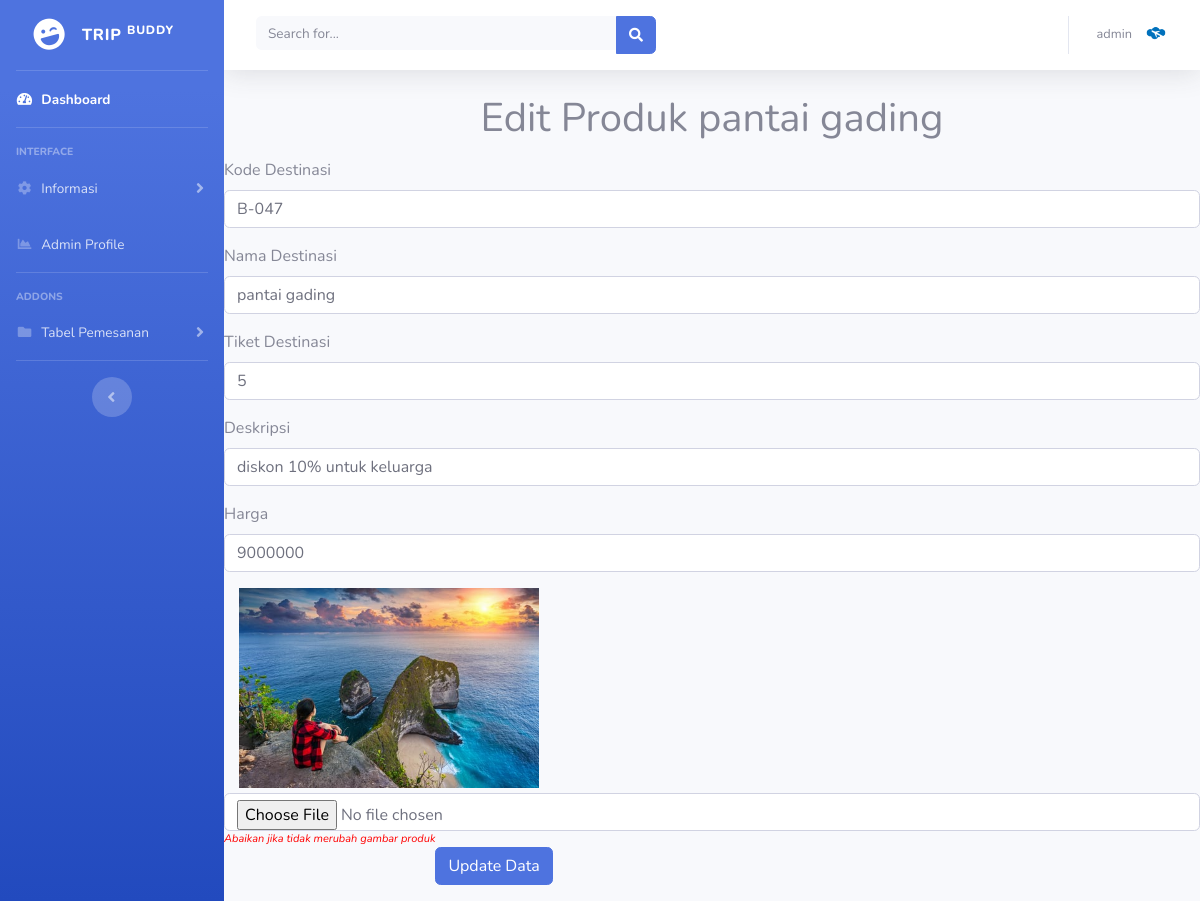
The page /admin1/edit_destinasi.php?id_destinasi=10 (signed in) on the database its author committed.
### tables this page shows
CREATE TABLE `tbl_destinasi` (
  `id_destinasi` int(11) NOT NULL,
  `kode_destinasi` varchar(25) NOT NULL,
  `nama_destinasi` varchar(255) NOT NULL,
  `id_penginapan` int(11) NOT NULL,
  `deskripsi` text NOT NULL,
  `sisa_destinasi` int(30) NOT NULL,
  `harga` int(11) NOT NULL,
  `gambar_produk` varchar(255) NOT NULL
);

### admin1/edit_destinasi.php (the view, shortened to what this page needs)
<?php
include('includes/header.php');
include('includes/navbar.php');
include('../database/koneksi.php');
  if (isset($_GET['id_destinasi'])) {
    $id_destinasi = ($_GET["id_destinasi"]);
    $query = "SELECT * FROM tbl_destinasi WHERE id_destinasi='$id_destinasi'";
    $result = mysqli_query($konek, $query);
    $data = mysqli_fetch_assoc($result);
  } else {
    echo "<script>alert('Masukkan data id.');window.location='admindestinasi';</script>";
  }
?>
<center>
    <h1>Edit Produk <?php echo $data['nama_destinasi']; ?></h1>
</center>
<form action="proses_editdestinasi.php" method="POST" enctype="multipart/form-data">
    <div class="form-group">
        <label>Kode Destinasi</label>
        <input type="text" name="kode_destinasi" class="form-control" value="<?php echo $data['kode_destinasi']; ?>">
    </div>
    <div class="form-group">
        <label>Nama Destinasi</label>
        <input type="text" name="nama_destinasi" class="form-control" value="<?php echo $data['nama_destinasi']; ?>">
    </div>
    <div class="form-group">
        <label>Tiket Destinasi</label>
        <input type="text" name="sisa_destinasi" class="form-control" value="<?php echo $data['sisa_destinasi']; ?>">
    </div>
    <div class="form-group">
        <label>Deskripsi</label>
        <input type="text" name="deskripsi" class="form-control" value="<?php echo $data['deskripsi']; ?>">
    </div>
    <div class="form-group">
        <label>Harga</label>
        <input type="text" name="harga" class="form-control" value="<?php echo $data['harga']; ?>">
    </div>
    <div class="form-group">
        <img src="gambar/<?php echo $data['gambar_produk']; ?>" style="margin-left: 15px;width: 300px;float: left;margin-bottom: 5px;">
        <input type="file" name="gambar_produk" class="form-control" />
        <i style="float: left;font-size: 11px;color: red">Abaikan jika tidak merubah gambar produk</i>
    </div>
    <div class="form-group">
        <button type="submit" name="update_btn" class="btn btn-primary">Update Data</button>
    </div>
</form>

### admin1/includes/navbar.php (shortened to what this page needs)
<?php
    $host = "localhost";
    $user = "root";
    $pass = "";
    $database = "tripbuddy";
    $konek = mysqli_connect($host, $user, $pass, $database);
$id_user = $_SESSION['id_user'];
$name="SELECT username FROM tbl_login WHERE id_user = $id_user";
$hasilname = mysqli_query($konek,$name);
$username = mysqli_fetch_array($hasilname);
 ?>
   <ul class="navbar-nav bg-gradient-primary sidebar sidebar-dark accordion" id="accordionSidebar">
<a class="sidebar-brand d-flex align-items-center justify-content-center" href="index.html">
  <div class="sidebar-brand-icon rotate-n-15">
    <i class="fas fa-laugh-wink"></i>
  </div>
  <div class="sidebar-brand-text mx-3">Trip <sup>Buddy</sup></div>
</a>
<hr class="sidebar-divider my-0">
<li class="nav-item active">
  <a class="nav-link" href="index.php">
    <i class="fas fa-fw fa-tachometer-alt"></i>
    <span>Dashboard</span></a>
</li>
<hr class="sidebar-divider">
<div class="sidebar-heading">
  Interface
</div>
<li class="nav-item">
  <a class="nav-link collapsed" href="#" data-toggle="collapse" data-target="#collapseTwo" aria-expanded="true" aria-controls="collapseTwo">
    <i class="fas fa-fw fa-cog"></i>
    <span>Informasi</span>
  </a>
</li>
<li class="nav-item">
  <a class="nav-link" href="register.php">
    <i class="fas fa-fw fa-chart-area"></i>
    <span>Admin Profile</span></a>
</li>
<hr class="sidebar-divider">
<div class="sidebar-heading">
  Addons
</div>
<li class="nav-item">
  <a class="nav-link collapsed" href="#" data-toggle="collapse" data-target="#collapsePages" aria-expanded="true" aria-controls="collapsePages">
    <i class="fas fa-fw fa-folder"></i>
    <span>Tabel Pemesanan</span>
  </a>
</li>
<hr class="sidebar-divider d-none d-md-block">
<div class="text-center d-none d-md-inline">
  <button class="rounded-circle border-0" id="sidebarToggle"></button>
</div>
</ul>
    <div id="content-wrapper" class="d-flex flex-column">
      <div id="content">
        <nav class="navbar navbar-expand navbar-light bg-white topbar mb-4 static-top shadow">
          <form class="d-none d-sm-inline-block form-inline mr-auto ml-md-3 my-2 my-md-0 mw-100 navbar-search" action="" method="POST">
            <div class="input-group">
              <input type="text" class="form-control bg-light border-0 small" placeholder="Search for..." aria-label="Search" aria-describedby="basic-addon2" name="search">
              <div class="input-group-append">
                <button class="btn btn-primary" type="submit">
                  <i class="fas fa-search fa-sm"></i>
                </button>
              </div>
            </div>
          </form>
          <ul class="navbar-nav ml-auto">
            <li class="nav-item dropdown no-arrow">
              <a class="nav-link dropdown-toggle" href="#" id="userDropdown" role="button" data-toggle="dropdown" aria-haspopup="true" aria-expanded="false">
                <span class="mr-2 d-none d-lg-inline text-gray-600 small">
               <?php echo $username['username']; ?>
                </span>
                <img class="img-profile rounded-circle" src="./../image/1.png">
              </a>
            </li>
          </ul>
        </nav>

### rows shown on the page
tbl_destinasi: nama_destinasi "pantai gading", kode_destinasi "B-047", sisa_destinasi "5", deskripsi "diskon 10% untuk keluarga", harga "9000000", gambar_produk (picture)

### other values the page prints
$username['username'] "admin"
